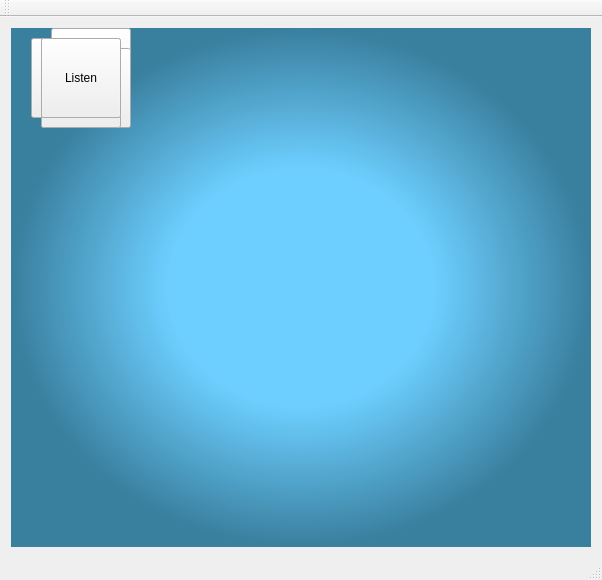
<?xml version="1.0" encoding="UTF-8"?>
<ui version="4.0">
 <class>MainWindow</class>
 <widget class="QMainWindow" name="MainWindow">
  <property name="geometry">
   <rect>
    <x>0</x>
    <y>0</y>
    <width>602</width>
    <height>580</height>
   </rect>
  </property>
  <property name="windowTitle">
   <string>SampleApp</string>
  </property>
  <property name="styleSheet">
   <string notr="true">QLayout {margin: 0px}</string>
  </property>
  <widget class="QWidget" name="centralWidget">
   <layout class="QGridLayout" name="gridLayout">
    <item row="0" column="0">
     <widget class="QWidget" name="customMenuWidget" native="true">
      <property name="autoFillBackground">
       <bool>false</bool>
      </property>
      <property name="styleSheet">
       <string notr="true">QPushButton { 
	color: black;
	box-shadow: 0px -3px 5px #a6a6a6;
}
QWidget#customMenuWidget { background-color: qradialgradient(spread:pad, cx:0.5, cy:0.5, radius:0.5, fx:0.5, fy:0.5, stop:0.458128 rgba(109, 207, 255, 255), stop:1 rgba(57, 127, 158, 255))}</string>
      </property>
      <widget class="QPushButton" name="lightingBtn">
       <property name="geometry">
        <rect>
         <x>40</x>
         <y>10</y>
         <width>80</width>
         <height>80</height>
        </rect>
       </property>
       <property name="text">
        <string>Lighting</string>
       </property>
      </widget>
      <widget class="QPushButton" name="settingsBtn">
       <property name="geometry">
        <rect>
         <x>40</x>
         <y>0</y>
         <width>80</width>
         <height>80</height>
        </rect>
       </property>
       <property name="text">
        <string>Settings</string>
       </property>
      </widget>
      <widget class="QPushButton" name="comfortBtn">
       <property name="geometry">
        <rect>
         <x>40</x>
         <y>20</y>
         <width>80</width>
         <height>80</height>
        </rect>
       </property>
       <property name="text">
        <string>Comfort</string>
       </property>
      </widget>
      <widget class="QPushButton" name="securityBtn">
       <property name="geometry">
        <rect>
         <x>20</x>
         <y>10</y>
         <width>80</width>
         <height>80</height>
        </rect>
       </property>
       <property name="text">
        <string>Security</string>
       </property>
      </widget>
      <widget class="QLabel" name="control4Lbl">
       <property name="geometry">
        <rect>
         <x>170</x>
         <y>120</y>
         <width>181</width>
         <height>51</height>
        </rect>
       </property>
       <property name="text">
        <string/>
       </property>
       <property name="pixmap">
        <pixmap resource="myresources.qrc">:/new/image/resources/Control4logo.png</pixmap>
       </property>
      </widget>
      <widget class="QPushButton" name="watchBtn">
       <property name="geometry">
        <rect>
         <x>30</x>
         <y>20</y>
         <width>80</width>
         <height>80</height>
        </rect>
       </property>
       <property name="text">
        <string>Watch</string>
       </property>
      </widget>
      <widget class="QPushButton" name="appsBtn">
       <property name="geometry">
        <rect>
         <x>30</x>
         <y>20</y>
         <width>80</width>
         <height>80</height>
        </rect>
       </property>
       <property name="text">
        <string>Apps</string>
       </property>
      </widget>
      <widget class="QPushButton" name="shadesBtn">
       <property name="geometry">
        <rect>
         <x>30</x>
         <y>10</y>
         <width>80</width>
         <height>80</height>
        </rect>
       </property>
       <property name="text">
        <string>Shades</string>
       </property>
      </widget>
      <widget class="QPushButton" name="listenBtn">
       <property name="geometry">
        <rect>
         <x>30</x>
         <y>10</y>
         <width>80</width>
         <height>80</height>
        </rect>
       </property>
       <property name="text">
        <string>Listen</string>
       </property>
      </widget>
     </widget>
    </item>
   </layout>
  </widget>
  <widget class="QMenuBar" name="menuBar">
   <property name="geometry">
    <rect>
     <x>0</x>
     <y>0</y>
     <width>602</width>
     <height>22</height>
    </rect>
   </property>
  </widget>
  <widget class="QToolBar" name="mainToolBar">
   <attribute name="toolBarArea">
    <enum>TopToolBarArea</enum>
   </attribute>
   <attribute name="toolBarBreak">
    <bool>false</bool>
   </attribute>
  </widget>
  <widget class="QStatusBar" name="statusBar"/>
 </widget>
 <layoutdefault spacing="6" margin="11"/>
 <resources>
  <include location="myresources.qrc"/>
 </resources>
 <connections/>
</ui>
